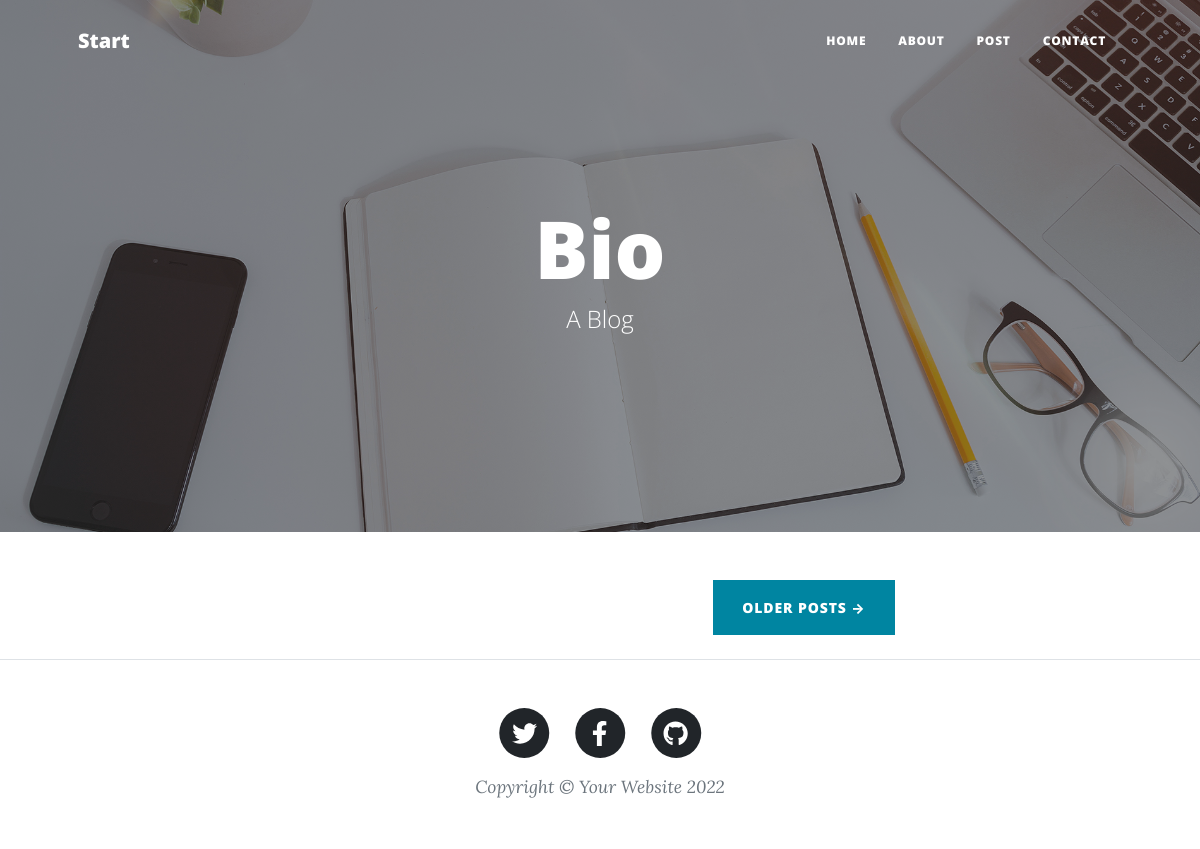
/, run on an earlier commit of the app's database.
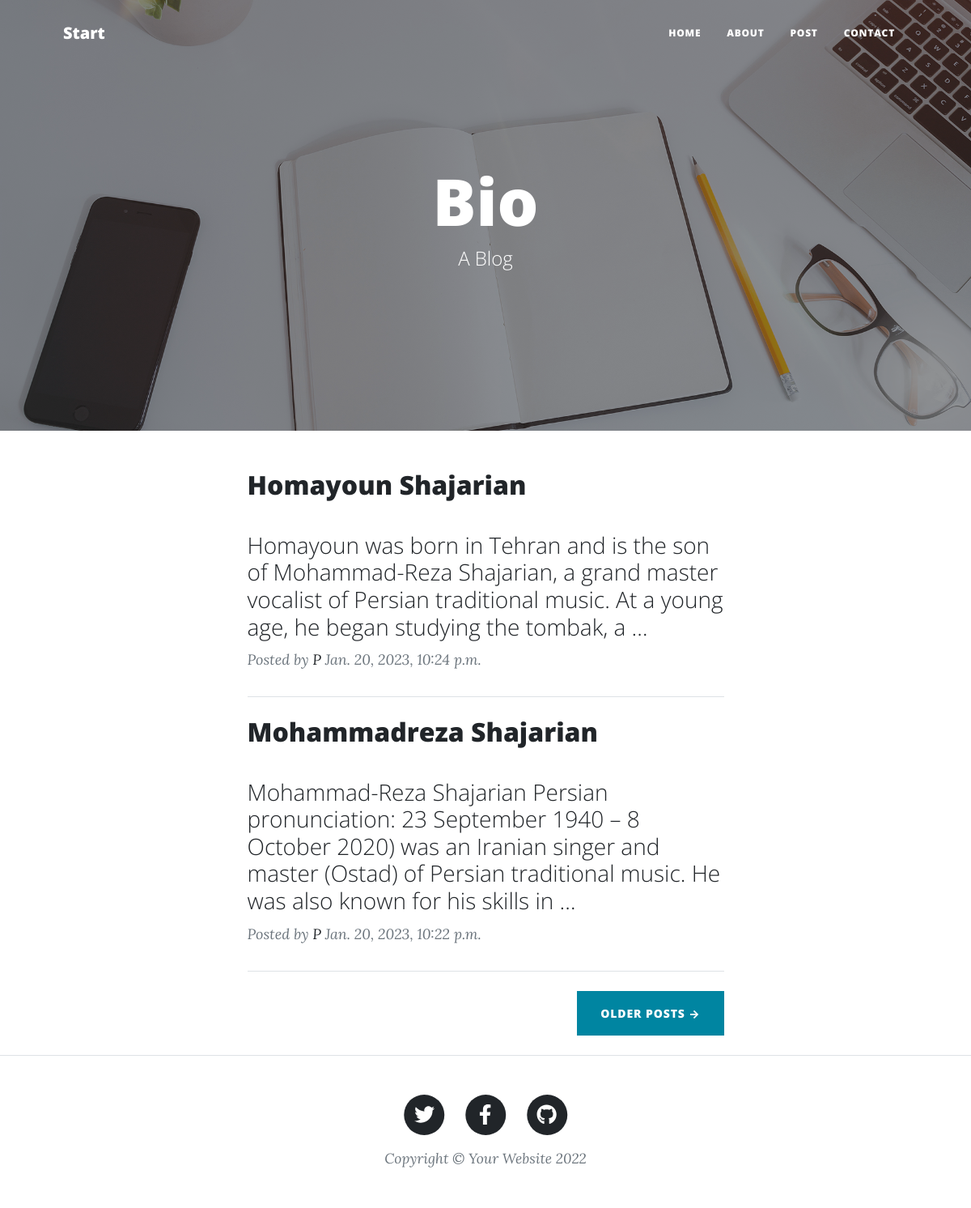
And on a later commit of the database.
### blog/models.py (models this page shows, shortened)
class Article (models.Model):
    STATUS_CHOICES=(
    ("D","Draft"),
    ("P","Published")
    )
    title = models.CharField(max_length=200)
    slug = models.SlugField(max_length=100,unique=True)
    descriptions = models.TextField()
    thumbnail = models.ImageField(upload_to='images')
    publish = models.DateTimeField(default=timezone.now)
    created = models.DateTimeField(auto_now_add=True)
    updated = models.DateTimeField(auto_now=True)
    status = models.CharField(max_length=1,choices=STATUS_CHOICES)

### blog/views.py (the view)
# urls.py: path('',home,name='hello'),
def home(request):
    post = Article.objects.filter(status="P").order_by('-publish')
    context={
        'post':post
    }
    return render(request,'blog/index.html',context)

### templates/blog/index.html (shortened to what this page needs)
{% extends 'base.html' %}
{% load static %}
{% block header%}
<header class="masthead" style="background-image: url('static/blog/assets/img/home-bg.jpg')">
    <div class="container position-relative px-4 px-lg-5">
        <div class="row gx-4 gx-lg-5 justify-content-center">
            <div class="col-md-10 col-lg-8 col-xl-7">
                <div class="site-heading">
                    <h1>Bio</h1>
                    <span class="subheading">A Blog </span>
                </div>
            </div>
        </div>
    </div>
</header>
{% endblock %}
{% block content %}
        <div class="container px-4 px-lg-5">
            <div class="row gx-4 gx-lg-5 justify-content-center">
                <div class="col-md-10 col-lg-8 col-xl-7">
                    {% for post in post %}
                    <div class="post-preview">
                        <a href="{% url 'detail' post.id %}">
                            <h2 class="podfor st-title">{{post.title}}</h2>
                            <h3 class="post-subtitle">{{post.descriptions|truncatewords:30}}</h3>
                        </a>
                        <p class="post-meta">
                            Posted by
                            <a href="#!">{{post.status}}</a>
                            {{post.created}}
                        </p>
                    </div>
                    <hr class="my-4" />
                   {% endfor %}
                    <div class="d-flex justify-content-end mb-4"><a class="btn btn-primary text-uppercase" href="#!">Older Posts →</a></div>
                </div>
            </div>
        </div>
{% endblock %}

### templates/base.html (shortened to what this page needs)
{% load static %}
<!DOCTYPE html>
<html lang="en">
    <head>
        <link href="{% static 'blog/css/styles.css' %}" rel="stylesheet" />
    </head>
    <body>
        <nav class="navbar navbar-expand-lg navbar-light" id="mainNav">
            <div class="container px-4 px-lg-5">
                <a class="navbar-brand" href="index.html">Start</a>
                <div class="collapse navbar-collapse" id="navbarResponsive">
                    <ul class="navbar-nav ms-auto py-4 py-lg-0">
                        <li class="nav-item"><a class="nav-link px-lg-3 py-3 py-lg-4" href="index.html">Home</a></li>
                        <li class="nav-item"><a class="nav-link px-lg-3 py-3 py-lg-4" href="about.html">About</a></li>
                        <li class="nav-item"><a class="nav-link px-lg-3 py-3 py-lg-4" href="post.html"> Post</a></li>
                        <li class="nav-item"><a class="nav-link px-lg-3 py-3 py-lg-4" href="contact.html">Contact</a></li>
                    </ul>
                </div>
            </div>
        </nav>
{% block header%}
{% endblock %}
{% block content %}
{% endblock %}
  <footer class="border-top">
    <div class="container px-4 px-lg-5">
        <div class="row gx-4 gx-lg-5 justify-content-center">
            <div class="col-md-10 col-lg-8 col-xl-7">
                <ul class="list-inline text-center">
                    <li class="list-inline-item">
                        <a href="#!">
                            <span class="fa-stack fa-lg">
                                <i class="fas fa-circle fa-stack-2x"></i>
                                <i class="fab fa-twitter fa-stack-1x fa-inverse"></i>
                            </span>
                        </a>
                    </li>
                    <li class="list-inline-item">
                        <a href="#!">
                            <span class="fa-stack fa-lg">
                                <i class="fas fa-circle fa-stack-2x"></i>
                                <i class="fab fa-facebook-f fa-stack-1x fa-inverse"></i>
                            </span>
                        </a>
                    </li>
                    <li class="list-inline-item">
                        <a href="#!">
                            <span class="fa-stack fa-lg">
                                <i class="fas fa-circle fa-stack-2x"></i>
                                <i class="fab fa-github fa-stack-1x fa-inverse"></i>
                            </span>
                        </a>
                    </li>
                </ul>
                <div class="small text-center text-muted fst-italic">Copyright &copy; Your Website 2022</div>
            </div>
        </div>
    </div>
</footer>
</body>
</html>

What changed in the data, as far as the page shows it:
added Article: title "Homayoun Shajarian", descriptions "Homayoun was born in Tehran and is the son of Mohammad-Reza Shajarian, a grand master vocalist of Persian traditional music. At a young age, he began studying the tombak, a …", status "P", created "Jan. 20, 2023, 10:24 p.m."
added Article: title "Mohammadreza Shajarian", descriptions "Mohammad-Reza Shajarian Persian pronunciation: 23 September 1940 – 8 October 2020) was an Iranian singer and master (Ostad) of Persian traditional music. He was also known for his skills in …", status "P", created "Jan. 20, 2023, 10:22 p.m."
